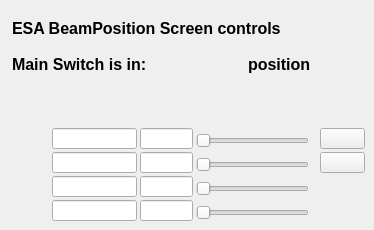
    <widget class="QWidget" name="tab">
     <attribute name="title">
      <string>Controls</string>
     </attribute>
     <widget class="QELineEdit" name="qelineedit">
      <property name="geometry">
       <rect>
        <x>52</x>
        <y>128</y>
        <width>85</width>
        <height>21</height>
       </rect>
      </property>
      <property name="alignment">
       <set>Qt::AlignRight|Qt::AlignTrailing|Qt::AlignVCenter</set>
      </property>
      <property name="variable" stdset="0">
       <string>$(P):AO:4132-4:PC:CH1.DESC</string>
      </property>
      <property name="variableSubstitutions" stdset="0">
       <string>P=ESAA</string>
      </property>
     </widget>
     <widget class="QELineEdit" name="qelineedit_2">
      <property name="geometry">
       <rect>
        <x>52</x>
        <y>152</y>
        <width>85</width>
        <height>21</height>
       </rect>
      </property>
      <property name="alignment">
       <set>Qt::AlignRight|Qt::AlignTrailing|Qt::AlignVCenter</set>
      </property>
      <property name="variable" stdset="0">
       <string>$(P):AO:4132-4:PC:CH2.DESC</string>
      </property>
      <property name="variableSubstitutions" stdset="0">
       <string>P=ESAA</string>
      </property>
     </widget>
     <widget class="QELineEdit" name="qelineedit_3">
      <property name="geometry">
       <rect>
        <x>52</x>
        <y>176</y>
        <width>85</width>
        <height>21</height>
       </rect>
      </property>
      <property name="alignment">
       <set>Qt::AlignRight|Qt::AlignTrailing|Qt::AlignVCenter</set>
      </property>
      <property name="variable" stdset="0">
       <string>$(P):AO:4132-4:PC:CH3.DESC</string>
      </property>
      <property name="variableSubstitutions" stdset="0">
       <string>P=ESAA</string>
      </property>
     </widget>
     <widget class="QELineEdit" name="qelineedit_4">
      <property name="geometry">
       <rect>
        <x>52</x>
        <y>200</y>
        <width>85</width>
        <height>21</height>
       </rect>
      </property>
      <property name="alignment">
       <set>Qt::AlignRight|Qt::AlignTrailing|Qt::AlignVCenter</set>
      </property>
      <property name="variable" stdset="0">
       <string>$(P):AO:4132-4:PC:CH4.DESC</string>
      </property>
      <property name="variableSubstitutions" stdset="0">
       <string>P=ESAA</string>
      </property>
     </widget>
     <widget class="QELineEdit" name="qelineedit_9">
      <property name="geometry">
       <rect>
        <x>140</x>
        <y>128</y>
        <width>53</width>
        <height>21</height>
       </rect>
      </property>
      <property name="alignment">
       <set>Qt::AlignRight|Qt::AlignTrailing|Qt::AlignVCenter</set>
      </property>
      <property name="variable" stdset="0">
       <string>$(P):AO:PC:4132-4:PC:CH1</string>
      </property>
      <property name="variableSubstitutions" stdset="0">
       <string>P=ESAA</string>
      </property>
     </widget>
     <widget class="QELineEdit" name="qelineedit_10">
      <property name="geometry">
       <rect>
        <x>140</x>
        <y>152</y>
        <width>53</width>
        <height>21</height>
       </rect>
      </property>
      <property name="alignment">
       <set>Qt::AlignRight|Qt::AlignTrailing|Qt::AlignVCenter</set>
      </property>
      <property name="variable" stdset="0">
       <string>$(P):AO:PC:4132-4:PC:CH2</string>
      </property>
      <property name="variableSubstitutions" stdset="0">
       <string>P=ESAA</string>
      </property>
     </widget>
     <widget class="QELineEdit" name="qelineedit_39">
      <property name="geometry">
       <rect>
        <x>140</x>
        <y>176</y>
        <width>53</width>
        <height>21</height>
       </rect>
      </property>
      <property name="alignment">
       <set>Qt::AlignRight|Qt::AlignTrailing|Qt::AlignVCenter</set>
      </property>
      <property name="variable" stdset="0">
       <string>$(P):AO:PC:4132-4:PC:CH3</string>
      </property>
      <property name="variableSubstitutions" stdset="0">
       <string>P=ESAA</string>
      </property>
     </widget>
     <widget class="QELineEdit" name="qelineedit_40">
      <property name="geometry">
       <rect>
        <x>140</x>
        <y>200</y>
        <width>53</width>
        <height>21</height>
       </rect>
      </property>
      <property name="alignment">
       <set>Qt::AlignRight|Qt::AlignTrailing|Qt::AlignVCenter</set>
      </property>
      <property name="variable" stdset="0">
       <string>$(P):AO:PC:4132-4:PC:CH4</string>
      </property>
      <property name="variableSubstitutions" stdset="0">
       <string>P=ESAA</string>
      </property>
     </widget>
     <widget class="QESlider" name="qeslider">
      <property name="geometry">
       <rect>
        <x>196</x>
        <y>132</y>
        <width>113</width>
        <height>17</height>
       </rect>
      </property>
      <property name="orientation">
       <enum>Qt::Horizontal</enum>
      </property>
      <property name="variable" stdset="0">
       <string>$(P):AO:PC:4132-4:PC:CH1</string>
      </property>
      <property name="variableSubstitutions" stdset="0">
       <string>P=ESAA</string>
      </property>
     </widget>
     <widget class="QESlider" name="qeslider_2">
      <property name="geometry">
       <rect>
        <x>196</x>
        <y>156</y>
        <width>113</width>
        <height>17</height>
       </rect>
      </property>
      <property name="orientation">
       <enum>Qt::Horizontal</enum>
      </property>
      <property name="variable" stdset="0">
       <string>$(P):AO:PC:4132-4:PC:CH2</string>
      </property>
      <property name="variableSubstitutions" stdset="0">
       <string>P=ESAA</string>
      </property>
     </widget>
     <widget class="QESlider" name="qeslider_3">
      <property name="geometry">
       <rect>
        <x>196</x>
        <y>180</y>
        <width>113</width>
        <height>17</height>
       </rect>
      </property>
      <property name="orientation">
       <enum>Qt::Horizontal</enum>
      </property>
      <property name="variable" stdset="0">
       <string>$(P):AO:PC:4132-4:PC:CH3</string>
      </property>
      <property name="variableSubstitutions" stdset="0">
       <string>P=ESAA</string>
      </property>
     </widget>
     <widget class="QESlider" name="qeslider_4">
      <property name="geometry">
       <rect>
        <x>196</x>
        <y>204</y>
        <width>113</width>
        <height>17</height>
       </rect>
      </property>
      <property name="orientation">
       <enum>Qt::Horizontal</enum>
      </property>
      <property name="variable" stdset="0">
       <string>$(P):AO:PC:4132-4:PC:CH4</string>
      </property>
      <property name="variableSubstitutions" stdset="0">
       <string>P=ESAA</string>
      </property>
     </widget>
     <widget class="QLabel" name="label">
      <property name="geometry">
       <rect>
        <x>12</x>
        <y>12</y>
        <width>337</width>
        <height>33</height>
       </rect>
      </property>
      <property name="font">
       <font>
        <pointsize>12</pointsize>
        <weight>75</weight>
        <bold>true</bold>
       </font>
      </property>
      <property name="text">
       <string>ESA BeamPosition Screen controls</string>
      </property>
     </widget>
     <widget class="QLabel" name="label_2">
      <property name="geometry">
       <rect>
        <x>12</x>
        <y>52</y>
        <width>165</width>
        <height>25</height>
       </rect>
      </property>
      <property name="font">
       <font>
        <pointsize>12</pointsize>
        <weight>75</weight>
        <bold>true</bold>
       </font>
      </property>
      <property name="text">
       <string>Main Switch is in:</string>
      </property>
     </widget>
     <widget class="QELabel" name="qelabel">
      <property name="geometry">
       <rect>
        <x>176</x>
        <y>56</y>
        <width>69</width>
        <height>17</height>
       </rect>
      </property>
      <property name="font">
       <font>
        <pointsize>12</pointsize>
        <weight>75</weight>
        <bold>true</bold>
       </font>
      </property>
      <property name="variable" stdset="0">
       <string>$(P):MBBI:REM:LOC</string>
      </property>
      <property name="variableSubstitutions" stdset="0">
       <string>P=ESAA</string>
      </property>
     </widget>
     <widget class="QLabel" name="label_3">
      <property name="geometry">
       <rect>
        <x>248</x>
        <y>52</y>
        <width>101</width>
        <height>25</height>
       </rect>
      </property>
      <property name="font">
       <font>
        <pointsize>12</pointsize>
        <weight>75</weight>
        <bold>true</bold>
       </font>
      </property>
      <property name="text">
       <string>position</string>
      </property>
     </widget>
     <widget class="QEPushButton" name="qepushbutton">
      <property name="geometry">
       <rect>
        <x>320</x>
        <y>128</y>
        <width>45</width>
        <height>21</height>
       </rect>
      </property>
      <property name="checkable">
       <bool>true</bool>
      </property>
      <property name="checked">
       <bool>false</bool>
      </property>
      <property name="variable" stdset="0">
       <string>$(P):BO:2408-4:BIT1</string>
      </property>
      <property name="altReadbackVariable" stdset="0">
       <string/>
      </property>
      <property name="variableSubstitutions" stdset="0">
       <string>P=ESAA</string>
      </property>
      <property name="subscribe">
       <bool>true</bool>
      </property>
      <property name="displayAlarmState">
       <bool>false</bool>
      </property>
      <property name="addUnits">
       <bool>false</bool>
      </property>
      <property name="updateOption" stdset="0">
       <enum>QEPushButton::Text</enum>
      </property>
      <property name="writeOnPress">
       <bool>true</bool>
      </property>
      <property name="writeOnRelease">
       <bool>true</bool>
      </property>
      <property name="writeOnClick">
       <bool>false</bool>
      </property>
      <property name="pressText">
       <string>1</string>
      </property>
      <property name="releaseText">
       <string>0</string>
      </property>
     </widget>
     <widget class="QEPushButton" name="qepushbutton_2">
      <property name="geometry">
       <rect>
        <x>320</x>
        <y>152</y>
        <width>45</width>
        <height>21</height>
       </rect>
      </property>
      <property name="checkable">
       <bool>true</bool>
      </property>
      <property name="checked">
       <bool>false</bool>
      </property>
      <property name="variable" stdset="0">
       <string>$(P):BO:2408-4:BIT2</string>
      </property>
      <property name="altReadbackVariable" stdset="0">
       <string/>
      </property>
      <property name="variableSubstitutions" stdset="0">
       <string>P=ESAA</string>
      </property>
      <property name="subscribe">
       <bool>true</bool>
      </property>
      <property name="displayAlarmState">
       <bool>false</bool>
      </property>
      <property name="addUnits">
       <bool>false</bool>
      </property>
     </widget>
    </widget>
